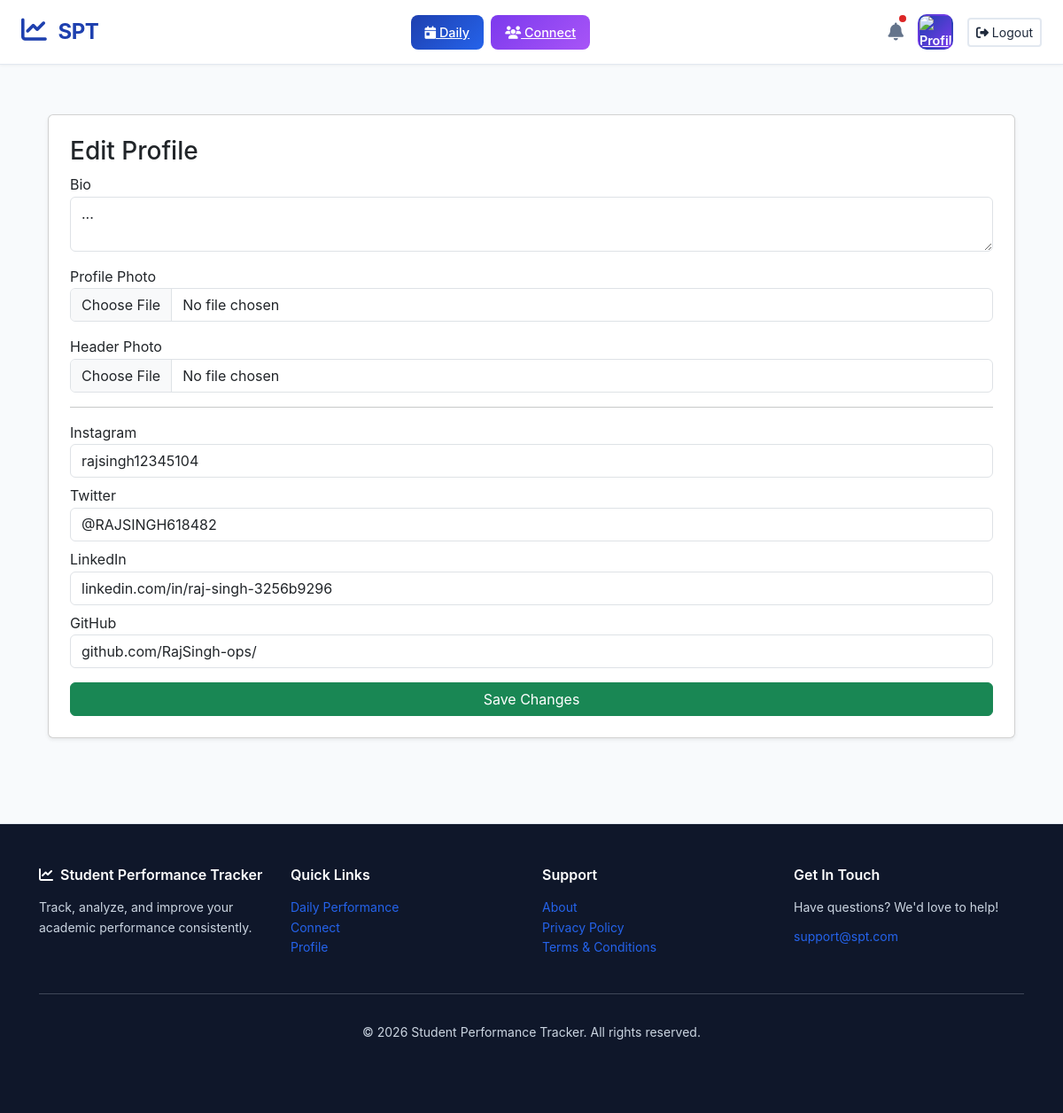
The app's page /profile/edit/ (signed in) with its own data.
### tracker/models.py (models this page shows, shortened)
class Profile(models.Model):
    user = models.OneToOneField(User, on_delete=models.CASCADE)
    bio = models.TextField(max_length=300, blank=True)
    profile_image = CloudinaryField(
        'profile_image',
        blank=True,
        null=True
    )
    header_image = CloudinaryField(
        'header_image',
        blank=True,
        null=True
    )
    instagram = models.URLField(blank=True)
    twitter = models.URLField(blank=True)
    linkedin = models.URLField(blank=True)
    github = models.URLField(blank=True)

### tracker/views.py (the view, shortened to what this page needs)
# urls.py: path("profile/edit/", views.edit_profile_view, name="edit-profile"),
@login_required
def edit_profile_view(request):
    profile = get_object_or_404(Profile, user=request.user)
    return render(request, "edit_profile.html", {"profile": profile})

### tracker/context_processors.py (called while the page is built)
def notifications_processor(request):
    if not request.user.is_authenticated:
        return {}
    user = request.user
    today = timezone.localtime().date()
    has_entry = DailyEntry.objects.filter(user=user, date=today).exists()
    has_analysis = False
    if has_entry:
        entry = DailyEntry.objects.filter(user=user, date=today).first()
        has_analysis = DailyScore.objects.filter(entry=entry).exists()
    has_goals = Criterion.objects.filter(user=user).exists()
    return {
        'show_entry_msg': not has_entry,
        'show_analysis_msg': has_entry and not has_analysis,
        'show_goal_msg': not has_goals,
    }

### tracker/templates/edit_profile.html (shortened to what this page needs)
{% extends "base.html" %}
{% block content %}
<div class="container mt-4">
    <div class="card p-4 shadow-sm">
        <h3>Edit Profile</h3>
        <form method="post" enctype="multipart/form-data">
            <label>Bio</label>
            <textarea class="form-control mb-3" name="bio">{{ profile.bio }}</textarea>
            <label>Profile Photo</label>
            <input type="file" name="profile_image" class="form-control mb-3">
            <label>Header Photo</label>
            <input type="file" name="header_image" class="form-control mb-3">
            <hr>
            <label>Instagram</label>
            <input name="instagram" class="form-control mb-2" value="{{ profile.instagram }}">
            <label>Twitter</label>
            <input name="twitter" class="form-control mb-2" value="{{ profile.twitter }}">
            <label>LinkedIn</label>
            <input name="linkedin" class="form-control mb-2" value="{{ profile.linkedin }}">
            <label>GitHub</label>
            <input name="github" class="form-control mb-3" value="{{ profile.github }}">
            <button class="btn btn-success w-100">Save Changes</button>
        </form>
    </div>
</div>
{% endblock %}

### tracker/templates/base.html (style rules this page uses)
:root { --primary-color: #1e40af; --primary-light: #2563eb; --secondary-color: #7c3aed; --success-color: #059669; --danger-color: #dc2626; --neutral-dark: #0f172a; --neutral-light: #f8fafc; --text-primary: #1e293b; --text-secondary: #64748b; --border-color: #e2e8f0; }
* { font-family: -apple-system, BlinkMacSystemFont, 'Segoe UI', 'Roboto', 'Helvetica Neue', sans-serif; }
body { background-color: var(--neutral-light); color: var(--text-primary); line-height: 1.6; }

### records on screen
Profile: bio "...", instagram "rajsingh12345104", twitter "@RAJSINGH618482", linkedin "linkedin.com/in/raj-singh-3256b9296", github "github.com/RajSingh-ops/"
